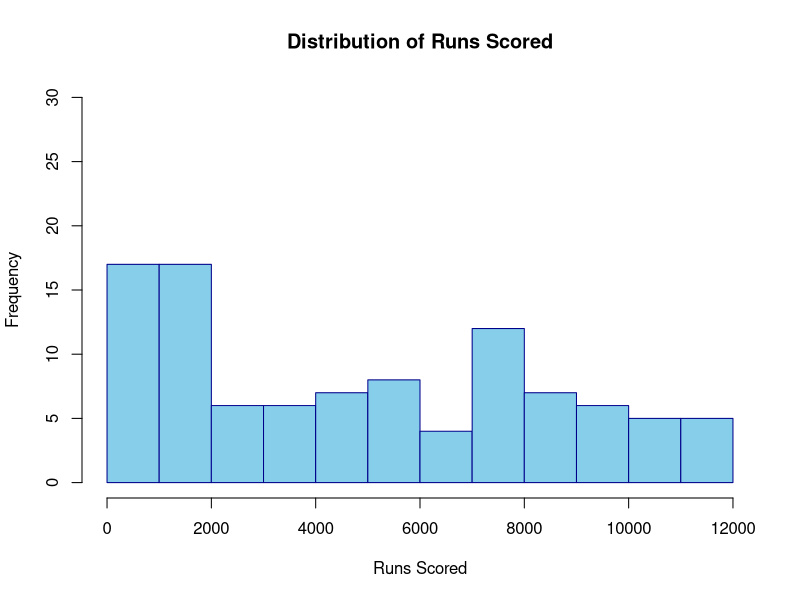
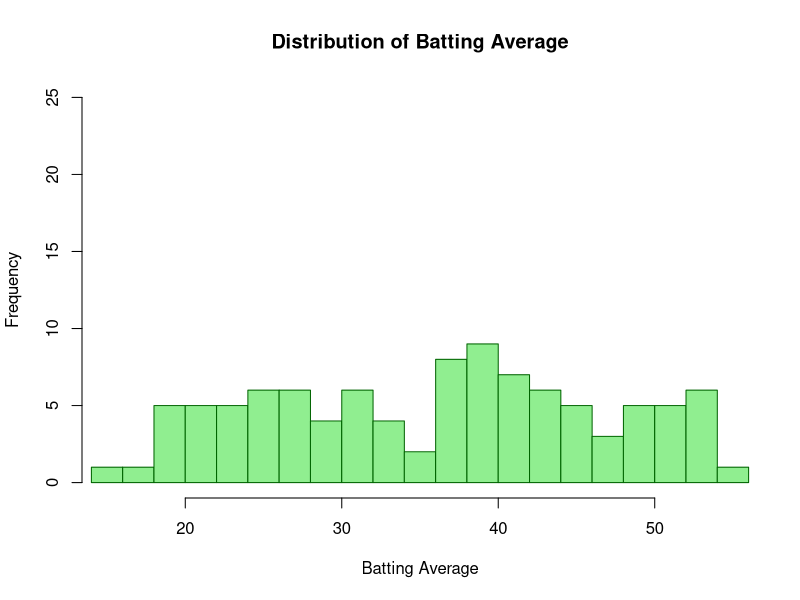
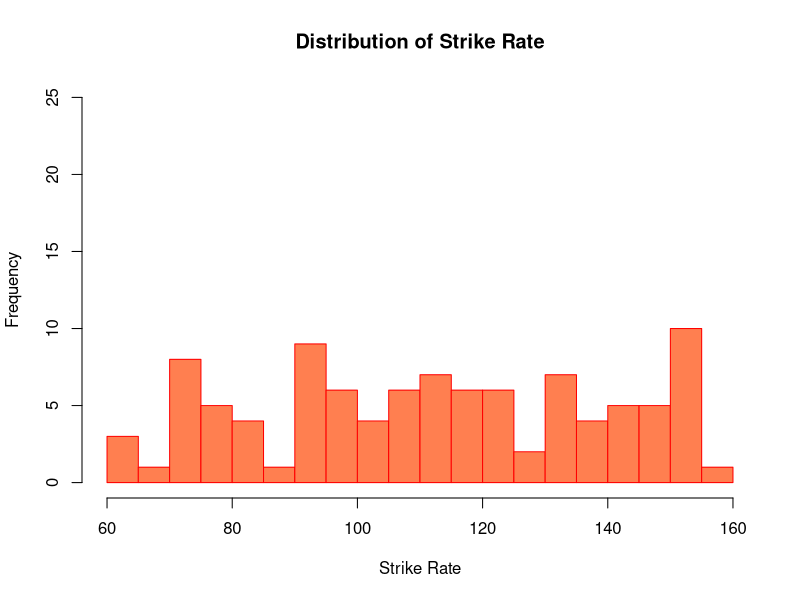
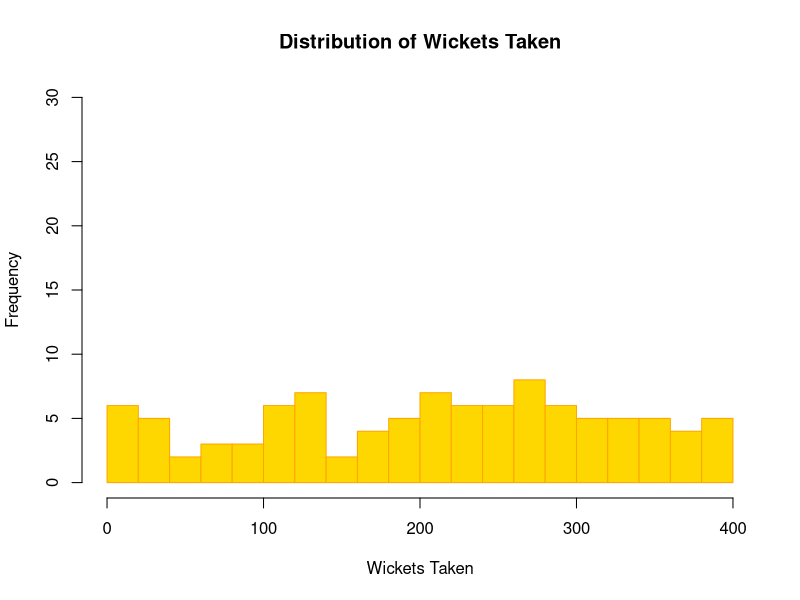
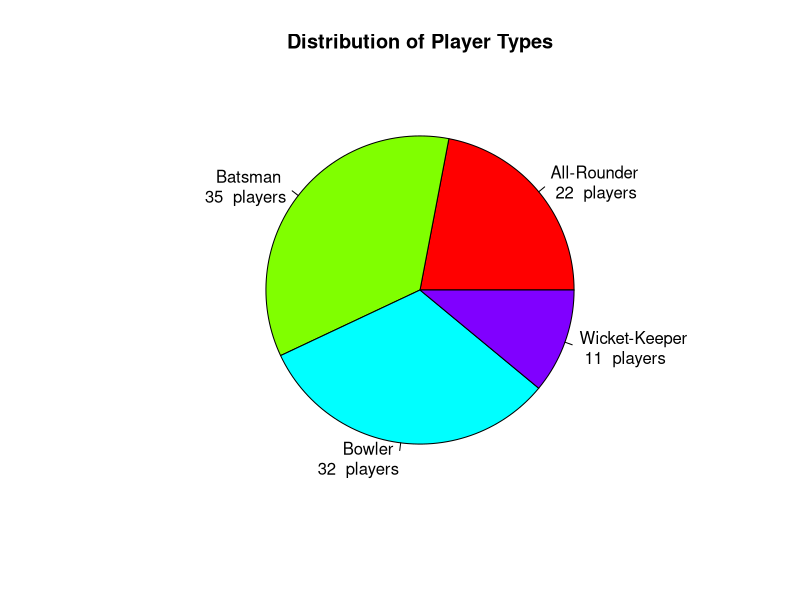
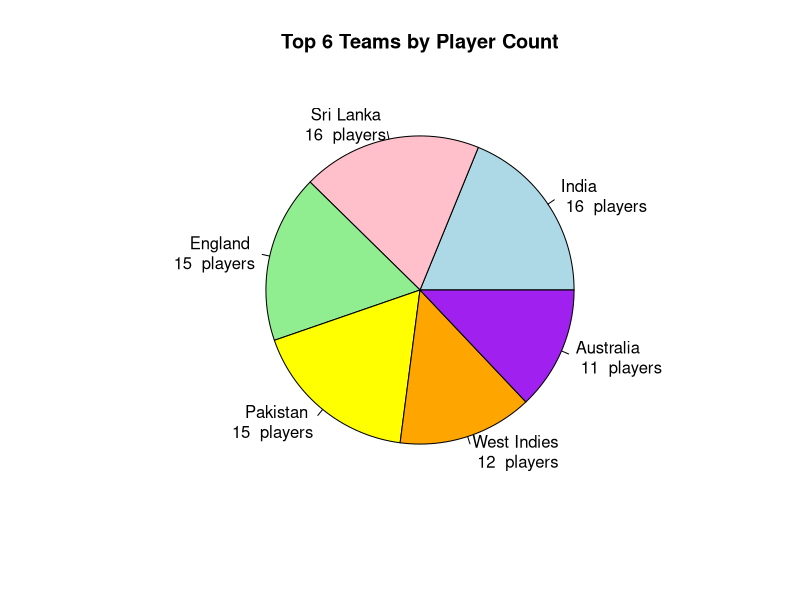
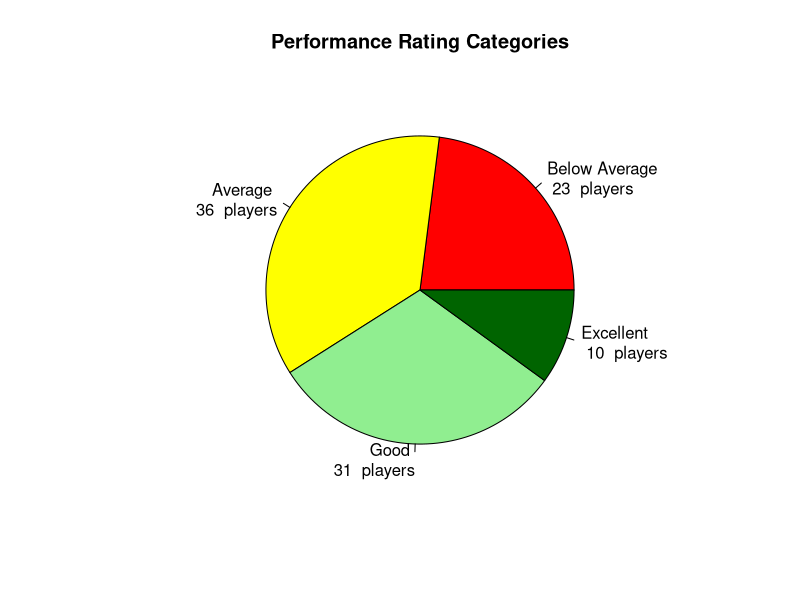
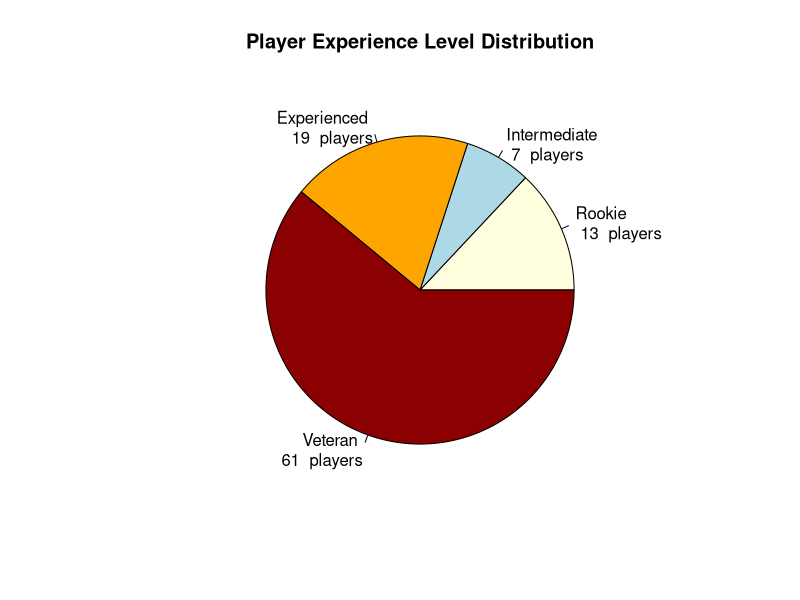

Write R code to recreate these figures, in order.
# Install required packages (run once)
# install.packages("dplyr")
# install.packages("tibble")

getwd()

# Load packages
library(dplyr)  # For data manipulation
library(tibble) # For glimpse() function

cat("========================================\n")
cat("CRICKET PLAYERS PERFORMANCE ANALYSIS\n")
cat("========================================\n\n")

# Load the cricket dataset
cricket <- read.csv("cricket_players_performance.csv")
cat("=== Dataset Loaded Successfully ===\n\n")

# Display first few rows
cat("First 5 players:\n")
print(head(cricket, 5))
cat("\n")



# 1. Calculate Runs per Match
cricket$Runs_Per_Match <- round(cricket$Runs_Scored / cricket$Matches_Played, 2)

cat("=== Arithmetic Operation 1: RUNS PER MATCH ===\n")
cat("Formula: Runs per Match = Total Runs / Matches Played\n")
cat("Sample values:\n")
print(head(cricket[, c("Player_Name", "Runs_Scored", "Matches_Played", "Runs_Per_Match")], 5))
cat("\n")

# 2. Calculate Wickets per Match
cricket$Wickets_Per_Match <- round(cricket$Wickets_Taken / cricket$Matches_Played, 2)

cat("=== Arithmetic Operation 2: WICKETS PER MATCH ===\n")
cat("Formula: Wickets per Match = Total Wickets / Matches Played\n")
cat("Sample values:\n")
print(head(cricket[, c("Player_Name", "Wickets_Taken", "Matches_Played", "Wickets_Per_Match")], 5))
cat("\n")

# 3. Calculate Overall Performance Score
cricket$Overall_Score <- round((cricket$Runs_Scored/100) + (cricket$Wickets_Taken*5) + 
                               (cricket$Catches_Taken*2) + (cricket$Man_of_Match_Awards*10), 2)

cat("=== Arithmetic Operation 3: OVERALL PERFORMANCE SCORE ===\n")
cat("Formula: Score = (Runs/100) + (Wickets×5) + (Catches×2) + (MOM×10)\n")
cat("Sample values:\n")
print(head(cricket[, c("Player_Name", "Runs_Scored", "Wickets_Taken", "Overall_Score")], 5))
cat("\n")



cat("=== MATHEMATICAL FUNCTIONS ON BATTING AVERAGE ===\n\n")

# Mean Batting Average
mean_avg <- mean(cricket$Batting_Average)
cat("Mean Batting Average:", round(mean_avg, 2), "\n")

# Median Batting Average
median_avg <- median(cricket$Batting_Average)
cat("Median Batting Average:", round(median_avg, 2), "\n")

# Standard deviation
sd_avg <- sd(cricket$Batting_Average)
cat("Standard Deviation:", round(sd_avg, 2), "\n")

# Variance
var_avg <- var(cricket$Batting_Average)
cat("Variance:", round(var_avg, 2), "\n")

# Minimum and Maximum
min_avg <- min(cricket$Batting_Average)
max_avg <- max(cricket$Batting_Average)
cat("Minimum Batting Average:", min_avg, "\n")
cat("Maximum Batting Average:", max_avg, "\n")

# Range
range_avg <- max_avg - min_avg
cat("Batting Average Range:", range_avg, "\n")

# Quantiles
quantiles_avg <- quantile(cricket$Batting_Average, probs = c(0.25, 0.5, 0.75))
cat("\nBatting Average Quantiles:\n")
print(quantiles_avg)
cat("\n")

# Sum of all runs
total_runs <- sum(cricket$Runs_Scored)
cat("Total Runs by All Players:", total_runs, "\n")

# Sum of all wickets
total_wickets <- sum(cricket$Wickets_Taken)
cat("Total Wickets by All Players:", total_wickets, "\n")

# Square root of average strike rate
avg_sr <- mean(cricket$Strike_Rate)
sqrt_sr <- sqrt(avg_sr)
cat("\nAverage Strike Rate:", round(avg_sr, 2), "\n")
cat("Square Root of Avg Strike Rate:", round(sqrt_sr, 2), "\n")

# Absolute value example
cricket$Strike_Rate_Deviation <- abs(cricket$Strike_Rate - avg_sr)
cat("\nAbsolute deviation from average strike rate (first 5):\n")
print(head(cricket[, c("Player_Name", "Strike_Rate", "Strike_Rate_Deviation")], 5))
cat("\n")

# Logarithm of runs
cricket$Log_Runs <- round(log(cricket$Runs_Scored + 1), 2)
cat("Logarithm of runs (first 5):\n")
print(head(cricket[, c("Player_Name", "Runs_Scored", "Log_Runs")], 5))
cat("\n")

# =====================================================================
# DISPLAY DIMENSIONS AND STRUCTURE
# =====================================================================

# Display dimensions using dim()
cat("Dataset Dimensions using dim():\n")
dimensions <- dim(cricket)
cat("Rows (Players):", dimensions[1], "\n")
cat("Columns (Variables):", dimensions[2], "\n\n")

# Display structure using glimpse()
cat("Dataset Structure using glimpse():\n")
glimpse(cricket)
cat("\n")

# Additional structure information
cat("Column names:\n")
print(colnames(cricket))
cat("\n")

cat("Data types:\n")
print(sapply(cricket, class))
cat("\n")


# Create a vector of top performers (Overall_Score >= 1500)
top_performers <- cricket[cricket$Overall_Score >= 1500, ]
cat("Number of Top Performers (Score >= 1500):", nrow(top_performers), "\n")
cat("Top 5 Performers:\n")
print(head(top_performers[, c("Player_Name", "Player_Type", "Overall_Score")], 5))
cat("\n")

# Create a subset of batsmen
batsmen <- cricket[cricket$Player_Type == "Batsman", ]
cat("Number of Batsmen:", nrow(batsmen), "\n")
cat("Average Runs by Batsmen:", round(mean(batsmen$Runs_Scored), 2), "\n\n")

# Create team-wise summary object
team_summary <- cricket %>%
  group_by(Team) %>%
  summarise(
    Player_Count = n(),
    Avg_Batting_Average = mean(Batting_Average),
    Total_Runs = sum(Runs_Scored),
    Total_Wickets = sum(Wickets_Taken),
    Avg_Performance = mean(Performance_Rating)
  ) %>%
  arrange(desc(Total_Runs))

cat("Team-wise Summary:\n")
print(team_summary)
cat("\n")

# Create a new data frame with top run scorers
top_run_scorers <- data.frame(
  Rank = 1:10,
  Player_Name = head(cricket[order(-cricket$Runs_Scored), "Player_Name"], 10),
  Team = head(cricket[order(-cricket$Runs_Scored), "Team"], 10),
  Runs = head(cricket[order(-cricket$Runs_Scored), "Runs_Scored"], 10),
  Average = head(cricket[order(-cricket$Runs_Scored), "Batting_Average"], 10)
)

cat("Top 10 Run Scorers (Custom Data Frame):\n")
print(top_run_scorers)
cat("\n")

# Get structure of the new data frame
cat("Structure of Top Run Scorers Data Frame:\n")
str(top_run_scorers)
cat("\n")


# Loop 1: Average runs by player type
cat("=== Average Runs by Player Type (Using Loop) ===\n")
player_types <- unique(cricket$Player_Type)

for (type in player_types) {
  type_data <- cricket[cricket$Player_Type == type, ]
  avg_runs <- mean(type_data$Runs_Scored)
  cat(type, ":", round(avg_runs, 2), "runs\n")
}
cat("\n")

# Loop 2: Count players by age groups
cat("=== Players Count by Age Groups (Using Loop) ===\n")
age_groups <- list(
  "20-25" = c(20, 25),
  "26-30" = c(26, 30),
  "31-35" = c(31, 35),
  "36-40" = c(36, 40)
)

for (group_name in names(age_groups)) {
  age_range <- age_groups[[group_name]]
  count <- sum(cricket$Age >= age_range[1] & cricket$Age <= age_range[2])
  cat("Age", group_name, ":", count, "players\n")
}
cat("\n")

# Loop 3: Performance statistics by team
cat("=== Top 3 Teams by Total Runs (Using Loop) ===\n")
teams <- unique(cricket$Team)
team_runs <- numeric(length(teams))
names(team_runs) <- teams

for (i in 1:length(teams)) {
  team_data <- cricket[cricket$Team == teams[i], ]
  team_runs[i] <- sum(team_data$Runs_Scored)
}

# Sort and display top 3
top_teams <- sort(team_runs, decreasing = TRUE)[1:3]
for (i in 1:length(top_teams)) {
  cat(names(top_teams)[i], ":", top_teams[i], "runs\n")
}
cat("\n")



# Histogram 1: Distribution of Runs Scored
cat("Creating Histogram 1: Runs Scored Distribution\n")
hist(
  cricket$Runs_Scored,
  main = "Distribution of Runs Scored",
  col = "skyblue",
  xlab = "Runs Scored",
  border = "darkblue",
  xlim = c(0, 12000),
  ylim = c(0, 30),
  breaks = 15
)
cat("Shows frequency distribution of runs scored by players\n\n")

# Histogram 2: Distribution of Batting Average
cat("Creating Histogram 2: Batting Average Distribution\n")
hist(
  cricket$Batting_Average,
  main = "Distribution of Batting Average",
  col = "lightgreen",
  xlab = "Batting Average",
  border = "darkgreen",
  xlim = c(15, 55),
  ylim = c(0, 25),
  breaks = 15
)
cat("Most players have batting average between 25-40\n\n")

# Histogram 3: Distribution of Strike Rate
cat("Creating Histogram 3: Strike Rate Distribution\n")
hist(
  cricket$Strike_Rate,
  main = "Distribution of Strike Rate",
  col = "coral",
  xlab = "Strike Rate",
  border = "red",
  xlim = c(60, 160),
  ylim = c(0, 25),
  breaks = 15
)
cat("Strike rate varies from 60 to 160\n\n")

# Histogram 4: Distribution of Wickets Taken
cat("Creating Histogram 4: Wickets Taken Distribution\n")
hist(
  cricket$Wickets_Taken,
  main = "Distribution of Wickets Taken",
  col = "gold",
  xlab = "Wickets Taken",
  border = "orange",
  xlim = c(0, 400),
  ylim = c(0, 30),
  breaks = 15
)
cat("Shows distribution of wickets taken by all players\n\n")


# Pie Chart 1: Player Type Distribution
cat("Creating Pie Chart 1: Player Type Distribution\n")
player_type_counts <- table(cricket$Player_Type)
pie(
  player_type_counts,
  main = "Distribution of Player Types",
  col = rainbow(length(player_type_counts)),
  labels = paste(names(player_type_counts), "\n", player_type_counts, " players")
)
cat("Shows proportion of different player types\n\n")

# Pie Chart 2: Team Distribution (Top 6 teams)
cat("Creating Pie Chart 2: Team Distribution (Top 6)\n")
team_counts <- sort(table(cricket$Team), decreasing = TRUE)[1:6]
pie(
  team_counts,
  main = "Top 6 Teams by Player Count",
  col = c("lightblue", "pink", "lightgreen", "yellow", "orange", "purple"),
  labels = paste(names(team_counts), "\n", team_counts, " players")
)
cat("Shows distribution of players across top 6 teams\n\n")

# Pie Chart 3: Performance Rating Categories
cat("Creating Pie Chart 3: Performance Rating Categories\n")
cricket$Performance_Category <- cut(cricket$Performance_Rating,
                                    breaks = c(0, 60, 75, 90, 100),
                                    labels = c("Below Average", "Average", "Good", "Excellent"))
perf_counts <- table(cricket$Performance_Category)
pie(
  perf_counts,
  main = "Performance Rating Categories",
  col = c("red", "yellow", "lightgreen", "darkgreen"),
  labels = paste(names(perf_counts), "\n", perf_counts, " players")
)
cat("Categories: Below Average (<60), Average (60-75), Good (75-90), Excellent (>90)\n\n")

# Pie Chart 4: Experience Level (by matches played)
cat("Creating Pie Chart 4: Experience Level Distribution\n")
cricket$Experience_Level <- cut(cricket$Matches_Played,
                                breaks = c(0, 50, 100, 150, 300),
                                labels = c("Rookie", "Intermediate", "Experienced", "Veteran"))
exp_counts <- table(cricket$Experience_Level)
pie(
  exp_counts,
  main = "Player Experience Level Distribution",
  col = c("lightyellow", "lightblue", "orange", "darkred"),
  labels = paste(names(exp_counts), "\n", exp_counts, " players")
)
cat("Based on matches played: Rookie (<50), Intermediate (50-100), Experienced (100-150), Veteran (>150)\n\n")



# Scatter Plot 1: Runs Scored vs Batting Average
cat("Creating Scatter Plot 1: Runs vs Batting Average\n")
plot(
  cricket$Runs_Scored, 
  cricket$Batting_Average,
  main = "Runs Scored vs Batting Average",
  xlab = "Total Runs Scored",
  ylab = "Batting Average",
  col = "blue",
  pch = 19,
  cex = 0.8
)
abline(lm(cricket$Batting_Average ~ cricket$Runs_Scored), col = "red", lwd = 2)
cat("Shows relationship between total runs and batting average\n\n")

# Scatter Plot 2: Matches Played vs Performance Rating
cat("Creating Scatter Plot 2: Matches vs Performance Rating\n")
plot(
  cricket$Matches_Played, 
  cricket$Performance_Rating,
  main = "Matches Played vs Performance Rating",
  xlab = "Matches Played",
  ylab = "Performance Rating",
  col = "darkgreen",
  pch = 19,
  cex = 0.8
)
abline(lm(cricket$Performance_Rating ~ cricket$Matches_Played), col = "red", lwd = 2)
cat("Experience tends to correlate with performance rating\n\n")

# Scatter Plot 3: Strike Rate vs Batting Average
cat("Creating Scatter Plot 3: Strike Rate vs Batting Average\n")
plot(
  cricket$Strike_Rate, 
  cricket$Batting_Average,
  main = "Strike Rate vs Batting Average",
  xlab = "Strike Rate",
  ylab = "Batting Average",
  col = "purple",
  pch = 19,
  cex = 0.8
)
abline(lm(cricket$Batting_Average ~ cricket$Strike_Rate), col = "red", lwd = 2)
cat("Explores relationship between aggressive batting and average\n\n")

# Scatter Plot 4: Wickets vs Economy Rate (colored by player type)
cat("Creating Scatter Plot 4: Wickets vs Economy (by Player Type)\n")
colors <- c("red", "blue", "green", "orange")[as.numeric(as.factor(cricket$Player_Type))]
plot(
  cricket$Wickets_Taken, 
  cricket$Economy_Rate,
  main = "Wickets Taken vs Economy Rate (by Player Type)",
  xlab = "Wickets Taken",
  ylab = "Economy Rate",
  col = colors,
  pch = 19,
  cex = 0.8
)
legend("topright", legend = levels(as.factor(cricket$Player_Type)), 
       col = c("red", "blue", "green", "orange"), pch = 19, cex = 0.7)
cat("Different colors represent different player types\n\n")


# Boxplot 1: Runs Scored by Player Type
cat("Creating Boxplot 1: Runs by Player Type\n")
boxplot(
  Runs_Scored ~ Player_Type,
  data = cricket,
  main = "Runs Distribution by Player Type",
  xlab = "Player Type",
  ylab = "Runs Scored",
  col = rainbow(length(unique(cricket$Player_Type))),
  border = "black",
  las = 2
)
cat("Compares run-scoring across different player types\n\n")

# Boxplot 2: Batting Average by Team (Top 5 teams)
cat("Creating Boxplot 2: Batting Average by Team (Top 5)\n")
top_5_teams <- names(sort(table(cricket$Team), decreasing = TRUE)[1:5])
cricket_top5 <- cricket[cricket$Team %in% top_5_teams, ]
boxplot(
  Batting_Average ~ Team,
  data = cricket_top5,
  main = "Batting Average by Team (Top 5)",
  xlab = "Team",
  ylab = "Batting Average",
  col = c("lightblue", "pink", "lightgreen", "yellow", "orange"),
  border = "black",
  las = 2
)
cat("Shows batting average distribution for top 5 teams\n\n")

# Boxplot 3: Strike Rate by Player Type
cat("Creating Boxplot 3: Strike Rate by Player Type\n")
boxplot(
  Strike_Rate ~ Player_Type,
  data = cricket,
  main = "Strike Rate by Player Type",
  xlab = "Player Type",
  ylab = "Strike Rate",
  col = c("coral", "skyblue", "lightgreen", "gold"),
  border = "black",
  las = 2
)
cat("Compares strike rate across player types\n\n")

# Boxplot 4: Performance Rating by Experience Level
cat("Creating Boxplot 4: Performance Rating by Experience Level\n")
boxplot(
  Performance_Rating ~ Experience_Level,
  data = cricket,
  main = "Performance Rating by Experience Level",
  xlab = "Experience Level",
  ylab = "Performance Rating",
  col = c("lightyellow", "lightblue", "orange", "darkred"),
  border = "black",
  las = 2
)
cat("Shows how performance varies with experience\n\n")


cat("=================================================\n")
cat("      FINAL INSIGHTS & CONCLUSIONS        \n")
cat("=================================================\n\n")

# Key Statistics
cat("1. OVERALL STATISTICS:\n")
cat("   - Total Players Analyzed:", nrow(cricket), "\n")
cat("   - Average Batting Average:", round(mean(cricket$Batting_Average), 2), "\n")
cat("   - Average Strike Rate:", round(mean(cricket$Strike_Rate), 2), "\n")
cat("   - Total Runs Scored:", sum(cricket$Runs_Scored), "\n")
cat("   - Total Wickets Taken:", sum(cricket$Wickets_Taken), "\n\n")

# Player Type Statistics
cat("2. PLAYER TYPE BREAKDOWN:\n")
for (type in unique(cricket$Player_Type)) {
  count <- sum(cricket$Player_Type == type)
  avg_score <- mean(cricket[cricket$Player_Type == type, "Overall_Score"])
  cat("   -", type, ":", count, "players, Avg Score:", round(avg_score, 2), "\n")
}
cat("\n")

# Top Performers
highest_runs <- cricket[which.max(cricket$Runs_Scored), ]
highest_wickets <- cricket[which.max(cricket$Wickets_Taken), ]
highest_rating <- cricket[which.max(cricket$Performance_Rating), ]

cat("3. TOP PERFORMERS:\n")
cat("   - Highest Run Scorer:", highest_runs$Player_Name, "(", highest_runs$Runs_Scored, "runs)\n")
cat("   - Highest Wicket Taker:", highest_wickets$Player_Name, "(", highest_wickets$Wickets_Taken, "wickets)\n")
cat("   - Highest Rated Player:", highest_rating$Player_Name, "(", highest_rating$Performance_Rating, "rating)\n\n")

# Correlations
corr_runs_avg <- cor(cricket$Runs_Scored, cricket$Batting_Average)
corr_matches_rating <- cor(cricket$Matches_Played, cricket$Performance_Rating)
corr_sr_avg <- cor(cricket$Strike_Rate, cricket$Batting_Average)

cat("4. CORRELATIONS:\n")
cat("   - Runs vs Batting Average:", round(corr_runs_avg, 3), "\n")
cat("   - Matches vs Performance Rating:", round(corr_matches_rating, 3), "\n")
cat("   - Strike Rate vs Batting Average:", round(corr_sr_avg, 3), "\n\n")

# Team Statistics
best_team <- team_summary[which.max(team_summary$Total_Runs), ]
cat("5. BEST PERFORMING TEAM:\n")
cat("   - Team:", best_team$Team, "\n")
cat("   - Total Runs:", best_team$Total_Runs, "\n")
cat("   - Total Wickets:", best_team$Total_Wickets, "\n")
cat("   - Average Performance Rating:", round(best_team$Avg_Performance, 2), "\n\n")

cat("=================================================\n")
cat("      ANALYSIS COMPLETED SUCCESSFULLY      \n")
cat("=================================================\n")

# Save results to a summary file
summary_data <- data.frame(
  Metric = c("Total Players", "Avg Batting Average", "Avg Strike Rate", 
             "Total Runs", "Total Wickets", "Batsmen Count", "Bowler Count"),
  Value = c(nrow(cricket), round(mean(cricket$Batting_Average), 2),
            round(mean(cricket$Strike_Rate), 2), sum(cricket$Runs_Scored),
            sum(cricket$Wickets_Taken), sum(cricket$Player_Type == "Batsman"),
            sum(cricket$Player_Type == "Bowler"))
)

write.csv(summary_data, "cricket_analysis_summary.csv", row.names = FALSE)
cat("\nSummary saved to: cricket_analysis_summary.csv\n")


cat("=================================================\n")
cat("      THIS WAS THE R PROJECT      \n")
cat("=================================================\n")

